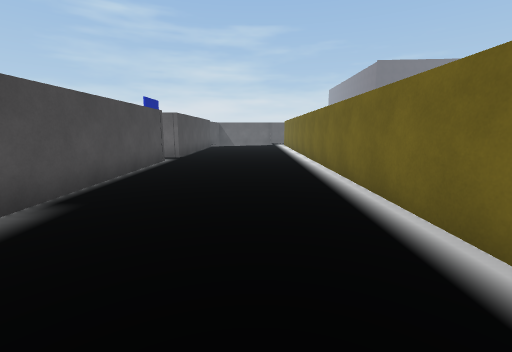
view 1 (above)

16 first-person views from a walk through a scene from a Unity 3-D project. The camera is 1.2 m above the floor, tilts 10° down and sees 90° across. Doors are open. The floor is counted in squares, 1 m on a side. Each view is taken from the middle of a square. On the plan, view 1 faces up. The plan holds only what a view shows up to about 12 squares ahead; the rest is blank. The place goes on beyond the plan. The player is left out.

view 2
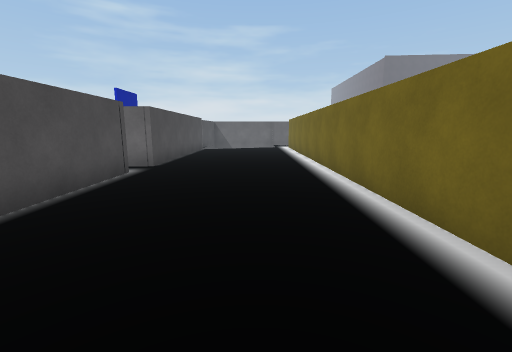

view 3
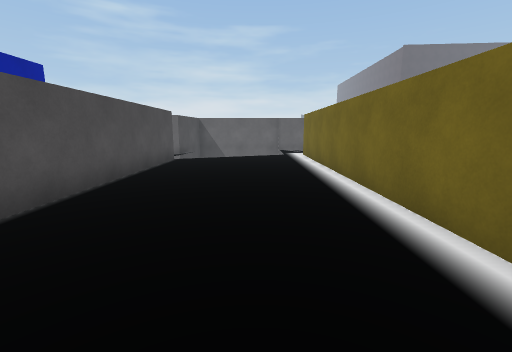

view 4
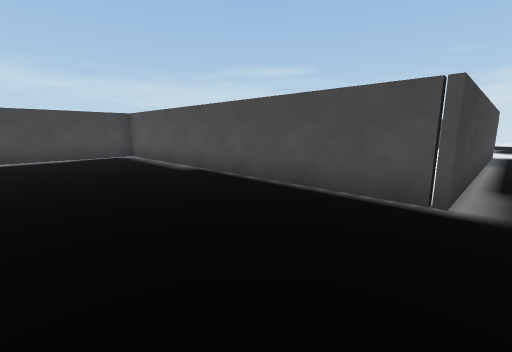

view 5
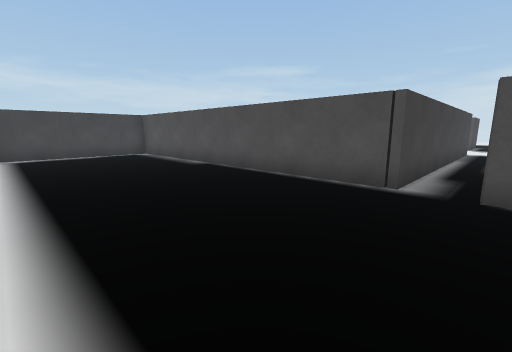

view 6
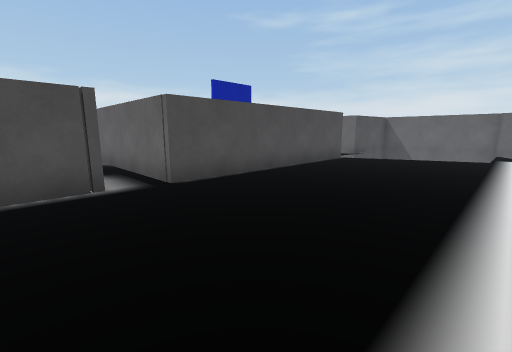

view 7
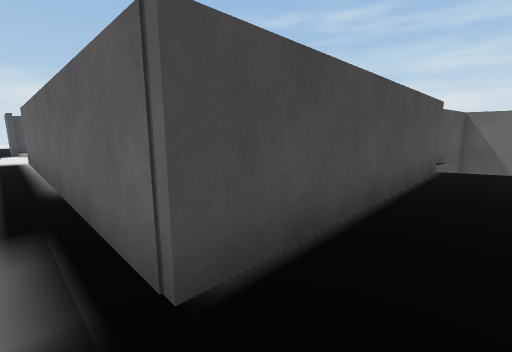

view 8
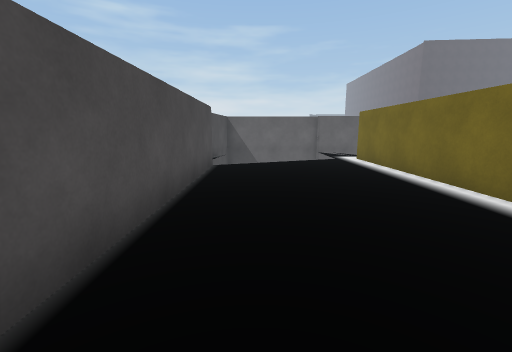

view 9
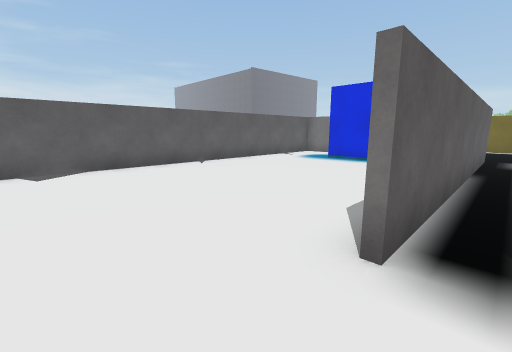

view 10
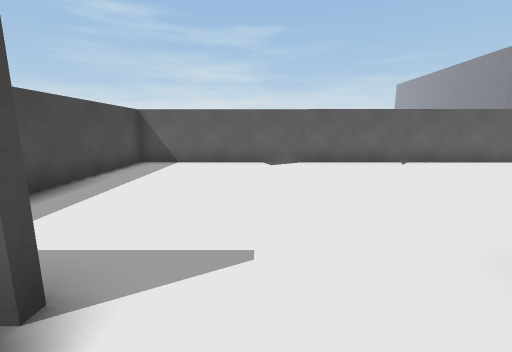

view 11
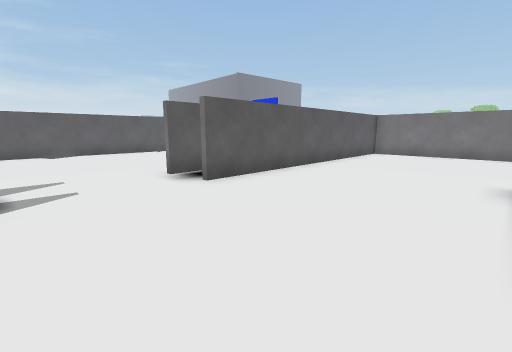

view 12
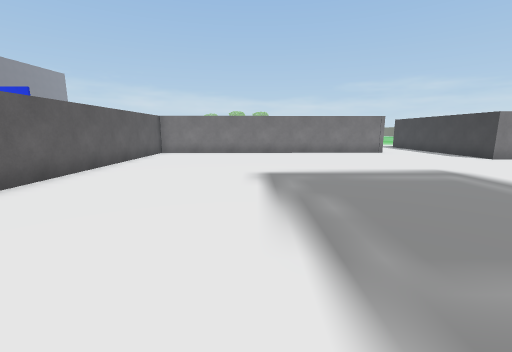

view 13
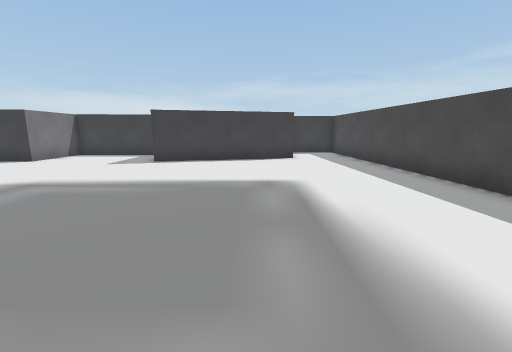

view 14
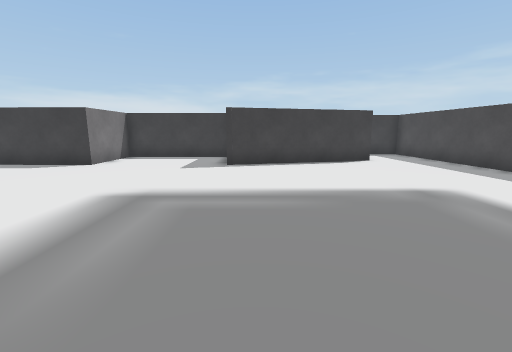

view 15
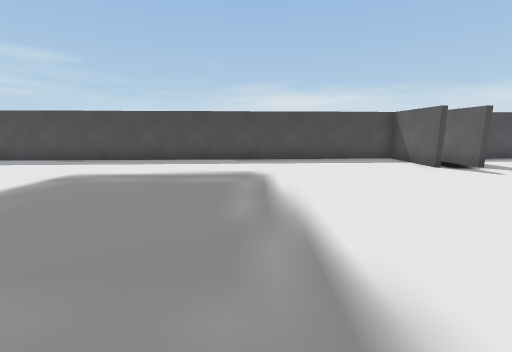

view 16
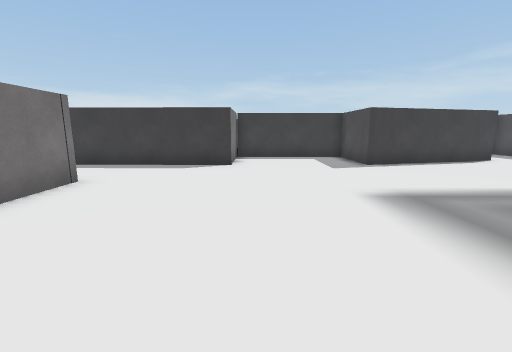

### Floor plan
Points are (right, up) in squares from view 1. A wall is a line through its corners. A room is listed if a view was taken in it or the views show most of it. See-through windows are left out.
Room 1 (views 1, 2, 3, 4, 5, 6, 7, 8)
walls: (2.3, 2.1) (2.4, 21.6); (-3.5, 20.1) (-3.5, 11.7) (-14.7, 11.7); (-14.5, 10.4) (-3.5, 10.4) (-3.5, -1.8) (2, -1.8)
ways out: opening at (-14, 11) to room 2
Room 2 (views 9, 10, 11, 12, 13, 14, 15, 16)
walls: (-18.4, 10) (-21.3, 10) (-20.3, -8.3); (-18.4, 11.4) (-20.2, 11.4); (-5.7, 10.2) (-14.5, 10.2); (-3.8, 4.9) (-3.9, 8.2); (-3.7, -2.1) (-3.7, -0.1); (-17.7, -6.5) (-12, -5.1) (-12, -7.9) (-7.1, -7.9) (-7.1, -5.1) (-5.4, -5.1); (-7.1, 19.8) (-21.5, 19.9); (-21.8, 19.9) (-21.5, 14.3)
ways out: opening at (-14, 11) to room 1; opening at (-4.5, -3.5)

Where each view was taken, in squares from view 1:
view 1: 0 up, 0 right, facing up
view 2: 3 up, 0 right, facing up
view 3: 9 up, 0 right, facing up
view 4: 11 up, 1 right, facing down-left
view 5: 12 up, 2 right, facing down-left
view 6: 9 up, 2 right, facing up-left
view 7: 11 up, 2 left, facing up-left
view 8: 11 up, 2 left, facing up
view 9: 11 up, 17 left, facing up-right
view 10: 10 up, 17 left, facing up
view 11: 5 up, 18 left, facing up-right
view 12: 5 up, 18 left, facing right
view 13: 5 up, 16 left, facing down
view 14: 4 up, 13 left, facing down
view 15: 4 up, 10 left, facing left
view 16: 4 up, 8 left, facing down
